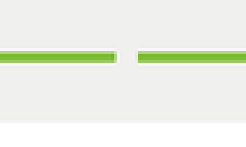
#> input picture img/template/pageLineGreenDark.png, 82 x 49 px, shrunk from 100 x 59 before the run, found by its file name (shown 3 times larger)
$ python actions.py
#> lines starting #> are read from the running program, lines starting #| are printed output that depends on the picture
import pyautogui
import time
import cv2
import numpy as np


def readTemplate():
    start_time = time.perf_counter()
    global buttonCheck,buttonCorrectChoice,buttonCycle, buttonNext, buttonNextAct,buttonNextActMagenta,buttonTriangle,\
        iconCorrect,pageLineGreenDark,pageLineGreenNon, pageLineMagentaDark, pageLineMagentaLight, pageLineMagentaNon

    # อ่านรูปภาพ template ทั้งหมด
    buttonCheck             = cv2.imread("/Users/thaweesap/CodingProject/cambOneProject/img/template/buttonCheck.png")
    buttonCorrectChoice     = cv2.imread("/Users/thaweesap/CodingProject/cambOneProject/img/template/buttonCorrectChoice.png")
    buttonCycle             = cv2.imread("/Users/thaweesap/CodingProject/cambOneProject/img/template/ButtonCycle.png")
    buttonNext              = cv2.imread("/Users/thaweesap/CodingProject/cambOneProject/img/template/buttonNext.png")
    buttonNextAct           = cv2.imread("/Users/thaweesap/CodingProject/cambOneProject/img/template/buttonNextAct.png")
    buttonNextActMagenta    = cv2.imread("/Users/thaweesap/CodingProject/cambOneProject/img/template/buttonNextActMagenta.png")
    buttonTriangle          = cv2.imread("/Users/thaweesap/CodingProject/cambOneProject/img/template/buttonTriangle.png")
    iconCorrect             = cv2.imread("/Users/thaweesap/CodingProject/cambOneProject/img/template/iconCorrect.png")
    pageLineGreenDark       = cv2.imread("/Users/thaweesap/CodingProject/cambOneProject/img/template/pageLineGreenDark.png")
#> pageLineGreenDark is the input picture: shape (49, 82, 3); mean B, G, R 230.5, 239.4, 235.7
    pageLineGreenNon        = cv2.imread("/Users/thaweesap/CodingProject/cambOneProject/img/template/pageLineGreenNon.png")
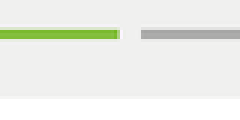
#> input picture img/template/pageLineGreenNon.png, 80 x 40 px, shrunk from 97 x 49 before the run, found by its file name (shown 3 times larger)
#> pageLineGreenNon is the input picture: shape (40, 80, 3); mean B, G, R 232.3, 238.4, 235.9
    pageLineMagentaDark     = cv2.imread("/Users/thaweesap/CodingProject/cambOneProject/img/template/pageLineMagentaDark.png")
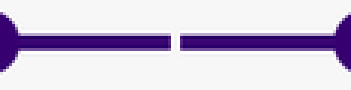
#> input picture img/template/pageLineMagentaDark.png, 117 x 30 px, shrunk from 142 x 36 before the run, found by its file name (shown 3 times larger)
#> pageLineMagentaDark is the input picture: shape (30, 117, 3); mean B, G, R 220.8, 199.5, 209.2
    pageLineMagentaLight    = cv2.imread("/Users/thaweesap/CodingProject/cambOneProject/img/template/pageLineMagentaLight.png")
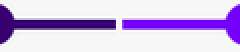
#> input picture img/template/pageLineMagentaLight.png, 120 x 26 px, shrunk from 145 x 32 before the run, found by its file name (shown 2 times larger)
#> pageLineMagentaLight is the input picture: shape (26, 120, 3); mean B, G, R 231.8, 190.9, 209.8
    pageLineMagentaNon      = cv2.imread("/Users/thaweesap/CodingProject/cambOneProject/img/template/pageLineMagentaNon.png")
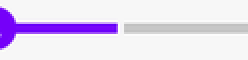
#> input picture img/template/pageLineMagentaNon.png, 124 x 30 px, shrunk from 150 x 36 before the run, found by its file name (shown 2 times larger)
#> pageLineMagentaNon is the input picture: shape (30, 124, 3); mean B, G, R 243.1, 217.8, 229.5

    end_time = time.perf_counter()
    print("\nreadTemplate \nTime taken: ", end_time - start_time)

def screenShotLR():

    global pageLeft,pageRight

    # Get the size of the screen
#> (the run stopped early here; a loop or call above may not have finished)
